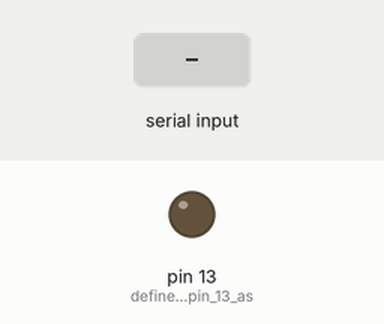
The sketch below on a simulated Arduino Uno, built with avr-gcc and run on an emulated ATmega328P. On the bench: output pins drawn as LEDs (lit = HIGH). The inputs (shaded band) are chosen by the test bench.

Above: at 1.2 s.
1.3 s: "A" received over Serial
At 3.4 s:
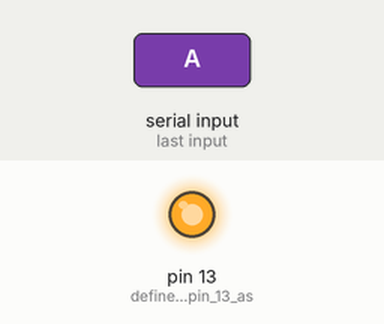
3.8 s: "a" received over Serial
At 5.3 s:
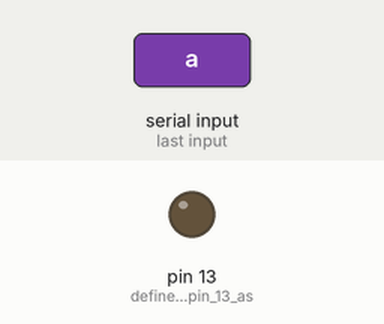
Timing chart, 0 to 6.8 s (numbered marks = the images above; inputs shaded):
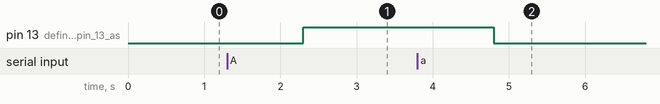

The sketch:

GUISerialcommunication.ino
```cpp
//GUI serial communication
String data;// initilize variable data is string type
char  d1;//initilize variable d1 is char type
void setup()
{
  Serial.begin(9600);// set baud rate for serial communication
  pinMode(13, OUTPUT);// define digital pin 13 as an output
}
void loop()
{
  if (Serial.available())// checking any data is available on serial port.
  {
    data = Serial.readString();// serialdata will store to data variable
    d1 = data.charAt(0);//d1 variable will store the character available
    if (d1 == 'A') {// if caracter is capital A- turn ON the LED
      digitalWrite(13, HIGH);
    }
    else if (d1 == 'a') {// if caracter is capital a- turn OFF the LED
      digitalWrite(13, LOW);
    }
  }
}
```

Measured:
- after the input at 1.3 s, pin 13 (define_digital_pin_13_as): LOW → HIGH after 1.0 s
- after the input at 3.8 s, pin 13 (define_digital_pin_13_as): HIGH → LOW after 1.0 s
